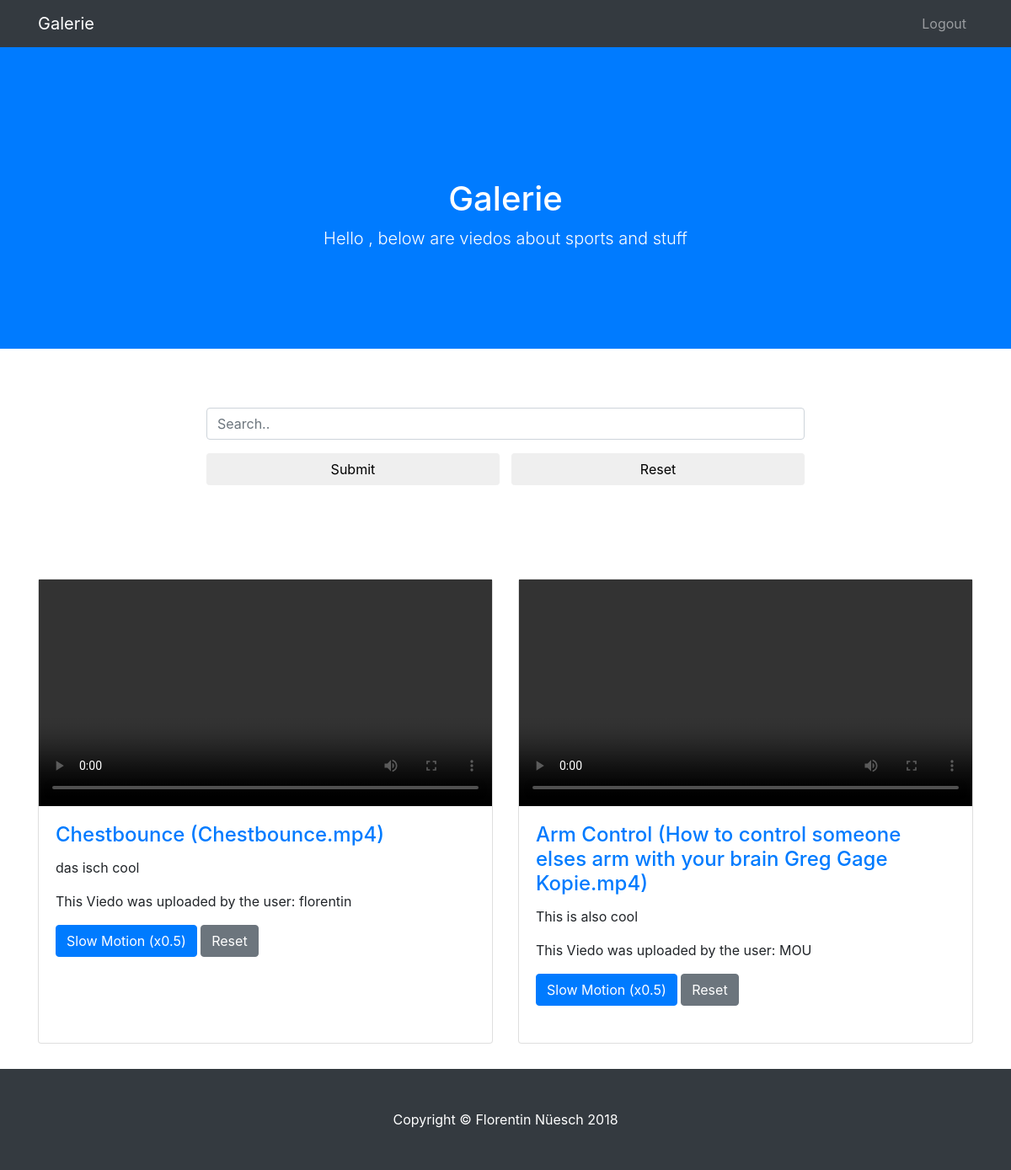
Before: /galerie.php with the older database file.
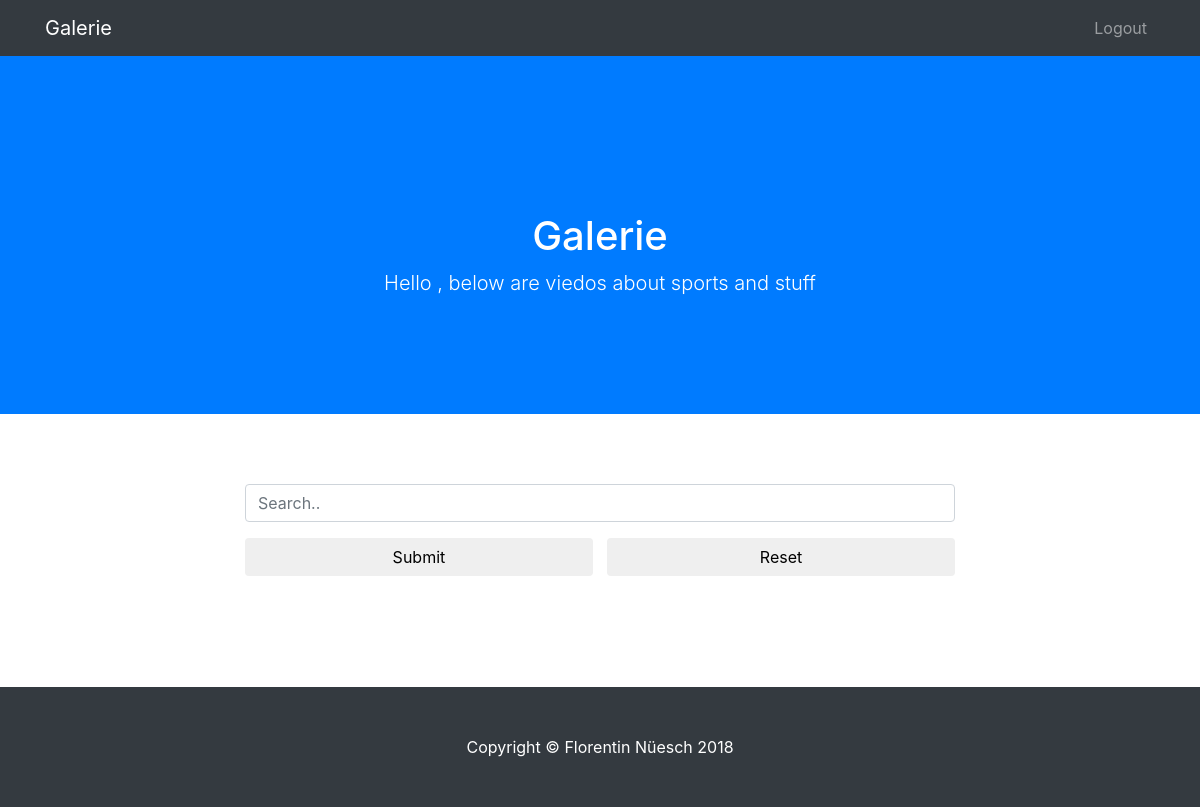
After: the same page with the newer database file.
### tables this page shows
CREATE TABLE TVideos (VidNummer INTEGER PRIMARY KEY AUTOINCREMENT, VidName String, VidSchlagwort String, VidBeschreibung String, UsrId String);

### galerie.php (the view, shortened to what this page needs)
<!DOCTYPE html>
<html lang="en">
  <head>
    <link href="vendor/bootstrap/css/bootstrap.min.css" rel="stylesheet">
    <link href="css/scrolling-nav.css" rel="stylesheet">
  </head>
  <body id="page-top">
    <nav class="navbar navbar-expand-lg navbar-dark bg-dark fixed-top" id="mainNav">
      <div class="container">
        <a class="navbar-brand js-scroll-trigger" href="#page-top">Galerie</a>
        <div class="collapse navbar-collapse" id="navbarResponsive">
          <ul class="navbar-nav ml-auto">
            <li class="nav-item">
              <a class="nav-link js-scroll-trigger" href="index.php">Logout</a>
            </li>
          </ul>
        </div>
      </div>
    </nav>
    <header class="bg-primary text-white">
      <div class="container text-center">
        <h1>Galerie</h1>
        <p class="lead">Hello <?php include 'config.php';
        echo $_SESSION["vorname"];?>, below are viedos about sports and stuff</p>
      </div>
    </header>
    <div class="container">
        <div style="text-align: center; font-size: 1.5em; color: #007bff; padding-top: 2%">
        </div>
        <br><br>
        <div class="col-lg-8 mx-auto">
            <form method="post" action="galerie.php">
                <div class="form-group">
                    <input type="text" class="form-control" id="search" placeholder="Search.." name="search">
                </div>
                <button type="submit" style="width: 49%" class="btn btn-default">Submit</button>
                <button type="submit" style="width: 49%; float: right" name="reset" value="reset" class="btn btn-default">Reset</button>
            </form>
        </div>
        <div class="row">
        <?php
        if(isset($_POST['search'])){
            $res = $db->query("SELECT * FROM TVideos where VidSchlagwort LIKE '%$schlagwort%'");
        }else{
            $res = $db->query("SELECT * FROM TVideos");
        }
        while ($dsatz = $res->fetchArray(SQLITE3_ASSOC)) {
            $file = $dsatz["VidName"];
            $beschreibung = $dsatz["VidBeschreibung"];
            $schlagwort = $dsatz["VidSchlagwort"];
            $upUsrId = $dsatz["UsrId"];
            $pfad = "videos/".$file;
        ?>
            <div class="col-lg-6 portfolio-item">
                <div class="card h-100">
                    <video id="<?=$schlagwort;?>" width="100%" height="auto" controls>
                        <source src="<?php echo $pfad; ?>" type="video/mp4">
                        <source src="<?php echo $pfad; ?>" type="video/ogg">
                    </video>
                    <div class="card-body">
                        <h4 class="card-title">
                            <a href="#"><?php echo $schlagwort." (".$file.")"?></a>
                        </h4>
                        <p class="card-text"><?php echo $beschreibung?>
                        <p>This Viedo was uploaded by the user: <?php echo $upUsrId; ?></p></p>
                        <button onclick="setPlaySpeed('<?=$schlagwort;?>')" type="button" class="btn btn-primary">Slow Motion (x0.5)</button>
                        <button onclick="resetPlaySpeed('<?=$schlagwort;?>')" type="button" class="btn btn-secondary">Reset</button><br><br>
                    </div>
                </div>
            </div>
            <?php } ?>
        </div>
    </div>
    <footer class="py-5 bg-dark">
      <div class="container">
        <p class="m-0 text-center text-white">Copyright &copy; Florentin Nüesch 2018</p>
      </div>
    </footer>
  </body>
</html>

### css/scrolling-nav.css (style rules this page uses)
header { padding: 154px 0 100px; }
@media (min-width: 992px) { header { padding: 156px 0 100px; } }
footer { background-color: #343a40; padding-top: 1.5%; padding-bottom: 0.8%; text-align: center; color: white; }
@media (min-width: 992px) { body { padding-top: 56px; } }
.row { padding-top: 10%; }
.portfolio-item { margin-bottom: 30px; }

Changed rows visible on the page:
removed tvideos: VidSchlagwort "Chestbounce", VidName "Chestbounce.mp4", VidBeschreibung "das isch cool", UsrId "florentin"
removed tvideos: VidSchlagwort "Arm Control", VidName "How to control someone elses arm with your brain Greg Gage Kopie.mp4", VidBeschreibung "This is also cool", UsrId "MOU"
